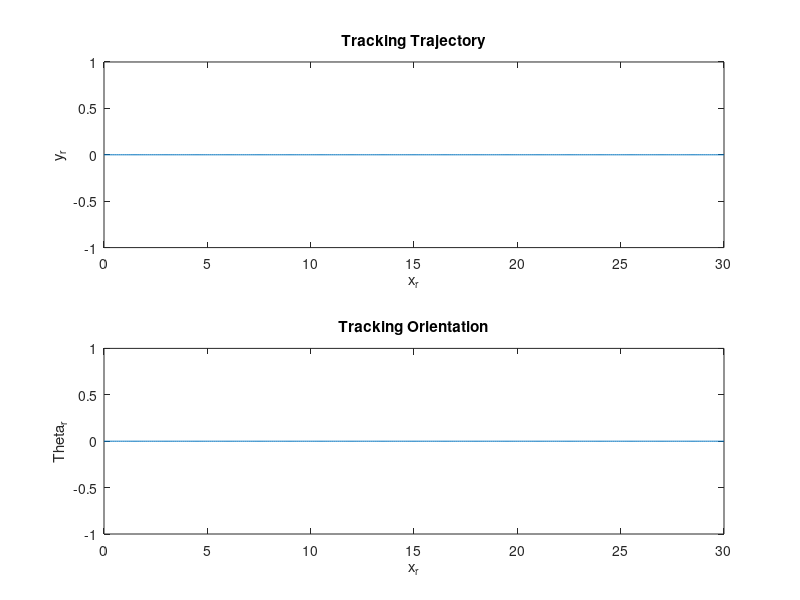

Write the MATLAB code that produced this figure. (Note: this script raises an error after producing the figure.)
close all
clear all
clc
%% Tracking trajectory generate
% Generate the trajectory
DeltaT = 0.1;
T_end = 30;
t = 0:DeltaT:T_end;
x_r = t;
y_r = zeros(size(x_r));
Theta_r = zeros(size(x_r));
% y_r = sin(0.01*x_r);
% Theta_r = cos(0.01*x_r);% geometry
% Theta_r = acosd(Theta_r);
% Plot the trajectory
figure('Name','Trajectory');
subplot(2,1,1);
plot(x_r,y_r);
title('Tracking Trajectory');
xlabel('x_r');
ylabel('y_r');
subplot(2,1,2);
plot(t,Theta_r);
title('Tracking Orientation');
xlabel('x_r');
ylabel('Theta_r');
%% System parameters
v = 1;
A = [1 1+v;1 1];
B = [0;1];
% Weight matrix for cost function
Q = eye(2);
R = 1;
%% Compute the LQ Controller
K = -dlqr(A,B,Q,R);
%% Set Constraint
% Constraint for tracking error
Fx = [eye(2);-eye(2)];
gx = [5 5 5 5]';
X=Polyhedron('A', Fx, 'b', gx);
% Constraint for control signal
Fu = [1;-1];
gu = [1;1];
U = Polyhedron('A',Fu,'b',gu);

Fc = [Fx; Fu*K];
gc = [gx; gu];
C=Polyhedron('A', Fc, 'b', gc);
%% Invarient Set Compute(Omega_Max)
Ac = A+B*K;
% Build the system
sys = LTISystem('A',Ac);
sys.x.with('setConstraint');
sys.x.setConstraint = C;
Omega = sys.invariantSet();
clear sys
%% C_N Computation
N = 10;
C0 = Omega;
figure('Name',"C_N Plot")
X.plot('color','b');
hold on
for i = 1:N
    Pre_C0 = Pre_Controlled_Compute(C0,A,B,U);
    C1 = Pre_C0 & X;
    if C1==C0
        fprintf('Maximum C_N found. Interation num:%d \n',i);
        break
    end
    C0 = C1;
end
C1.plot('color','y');
Omega.plot('color','r')
hold off
title('Controlled Invariant set');
xlabel('x_1');
ylabel('x_2');
legend('X','C_N','Omega');
CN = C1;
%% Improved IC with Minkowski
% e0 = [-4.8;4];
e0 = [-4.8;4]/1.9;
Target_point = [y_r;Theta_r];
% Actual system state = target+error
x_sys = [x_r(1);Target_point(:,1)+e0];

N = length(t);

e1 = zeros(1,N); e1(1) = e0(1);
e2 = zeros(1,N); e2(1) = e0(2);
u = zeros(1,N);
x_record = zeros(3,N);
Target_i = 1;
for i=1:N-1
    if ~Omega.contains(10*e0)
        Target_i = Target_i + 1;
    end
    e1(i+1) = x_sys(2)-y_r(Target_i); 
    e2(i+1) = x_sys(3)-Theta_r(Target_i);
    e0 = [e1(i+1);e2(i+1)];

    s2 = linprog([1 0 0 0]',[-CN.b CN.A*B -CN.A*(A+B*K); Omega.b zeros(size(Omega.A,1),1) Omega.A ],[-CN.A*A*e0;Omega.b],[],[],[0 -gu(1) -inf -inf], [1 gu(2) inf inf]);
    u(i)=s2(2);
    
    x_record(:,i) = x_sys;
    x_sys = SysUpdate(x_sys,u(i),DeltaT);
end
%%
figure('Name','System state and Reference');
subplot 311
plot(t(1:N-1),x_record(1,1:N-1),'b');
hold on
plot(t,x_r,'r');
hold off
xlabel('t')
ylabel('x')
legend('x','x_r','--')
subplot 312
plot(t(1:N-1),x_record(2,1:N-1),'b');
hold on
plot(t,y_r,'--r');
hold off
xlabel('t')
ylabel('y')
legend('y','y_r','--')
subplot 313
plot(t(1:N-1),x_record(3,1:N-1),'b');
hold on
plot(t,Theta_r,'--r');
hold off
xlabel('t')
ylabel('Theta')
legend('Theta','Theta_r')

figure('Name','Control u');
stairs(t,u,'b',LineWidth=2);
xlabel('t')
ylabel('u') 

% figure('Name','c-t');
% stairs(t,c,'linewidth',2)
% xlabel('t')
% ylabel('c')

figure('Name',"X trajectory");
CN.plot('color','y');
hold on
Omega.plot('color','r');
xlabel('e_1');
ylabel('e_2');
plot(e1,e2,'-*b');
hold off
%%

function x = SysUpdate(x_0,u,T)
v = 1;
A = zeros(3);
A(2,3) = 1;
B = [1 0;0 0;0 1];
x = (eye(3)+v*A*T)*x_0 + T*B*[v;u]; 
end